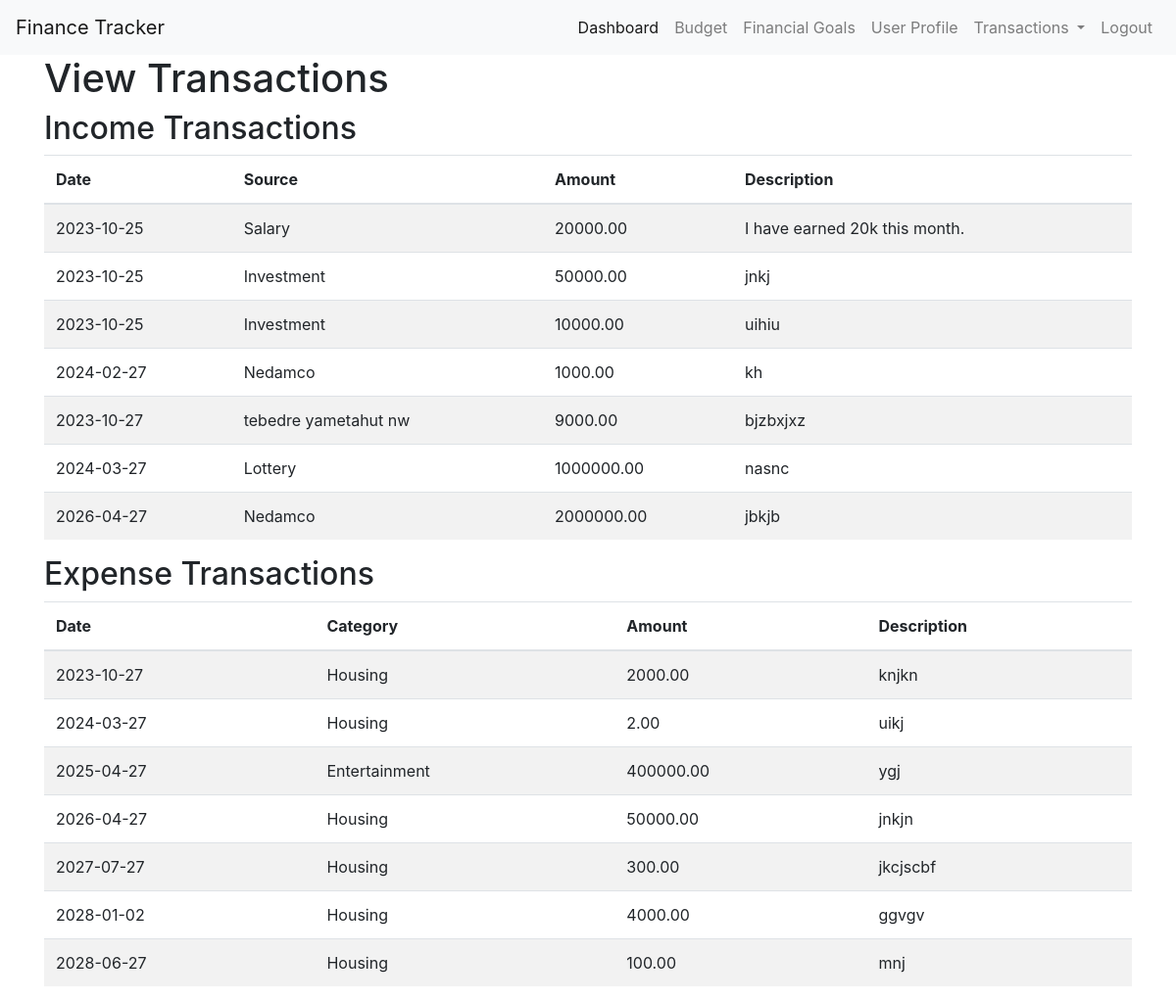
The page /view_transactions.php (signed in) on the database its author committed.
### tables this page shows
CREATE TABLE `income` (
  `id` int(11) NOT NULL,
  `user_id` int(11) NOT NULL,
  `date` date NOT NULL,
  `source` varchar(255) NOT NULL,
  `amount` decimal(10,2) NOT NULL,
  `description` text DEFAULT NULL,
  `created_at` timestamp NOT NULL DEFAULT current_timestamp()
);

CREATE TABLE `expense` (
  `id` int(11) NOT NULL,
  `user_id` int(11) NOT NULL,
  `date` date NOT NULL,
  `category` varchar(255) NOT NULL,
  `amount` decimal(10,2) NOT NULL,
  `description` text DEFAULT NULL,
  `created_at` timestamp NOT NULL DEFAULT current_timestamp(),
  `category_id` int(11) DEFAULT NULL
);

### view_transactions.php (the view, shortened to what this page needs)
<?php
include 'db.php';
$income_sql = "SELECT * FROM income WHERE user_id = ?";
$income_stmt = $conn->prepare($income_sql);
$income_stmt->bind_param("i", $_SESSION['id']);
$income_stmt->execute();
$income_result = $income_stmt->get_result();
$expense_sql = "SELECT * FROM expense WHERE user_id = ?";
$expense_stmt = $conn->prepare($expense_sql);
$expense_stmt->bind_param("i", $_SESSION['id']);
$expense_stmt->execute();
$expense_result = $expense_stmt->get_result();
?>
<!DOCTYPE html>
<html>
<head>
    <link rel="stylesheet" href="https://maxcdn.bootstrapcdn.com/bootstrap/4.5.2/css/bootstrap.min.css">
</head>
<body>
    <header>
        <?php include 'nav.php' ?>
    </header>
    <div class="container">
        <h1>View Transactions</h1>
        <h2>Income Transactions</h2>
        <table class="table table-striped">
            <thead>
                <tr>
                    <th>Date</th>
                    <th>Source</th>
                    <th>Amount</th>
                    <th>Description</th>
                </tr>
            </thead>
            <tbody>
                <?php
                while ($row = $income_result->fetch_assoc()) {
                    echo "<tr>";
                    echo "<td>" . $row['date'] . "</td>";
                    echo "<td>" . $row['source'] . "</td>";
                    echo "<td>" . $row['amount'] . "</td>";
                    echo "<td>" . $row['description'] . "</td>";
                    echo "</tr>";
                }
                ?>
            </tbody>
        </table>
        <h2>Expense Transactions</h2>
        <table class="table table-striped">
            <thead>
                <tr>
                    <th>Date</th>
                    <th>Category</th>
                    <th>Amount</th>
                    <th>Description</th>
                </tr>
            </thead>
            <tbody>
                <?php
                while ($row = $expense_result->fetch_assoc()) {
                    echo "<tr>";
                    echo "<td>" . $row['date'] . "</td>";
                    echo "<td>" . $row['category'] . "</td>";
                    echo "<td>" . $row['amount'] . "</td>";
                    echo "<td>" . $row['description'] . "</td>";
                    echo "</tr>";
                }
                ?>
            </tbody>
        </table>
    </div>
</body>
</html>

### nav.php (shortened to what this page needs)
<nav class="navbar navbar-expand-lg navbar-light bg-light">
    <a class="navbar-brand" href="dashboard.php">Finance Tracker</a>
    <div class="collapse navbar-collapse" id="navbarNav">
        <ul class="navbar-nav navbar-nav ml-auto">
            <li class="nav-item active">
                <a class="nav-link" href="dashboard.php">Dashboard</a>
            </li>
            <li class="nav-item">
                <a class="nav-link" href="budget.php">Budget</a>
            </li>
            <li class="nav-item">
                <a class="nav-link" href="financial_goals.php">Financial Goals</a>
            </li>
            <li class="nav-item">
                <a class="nav-link" href="profile.php">User Profile</a>
            </li>
            <li class="nav-item dropdown">
                <a class="nav-link dropdown-toggle" href="#" id="transactionsDropdown" role="button" data-toggle="dropdown" aria-haspopup="true" aria-expanded="false">
                    Transactions
                </a>
            </li>
            <li class="nav-item">
                <a class="nav-link" href="logout.php">Logout</a>
            </li>
        </ul>
    </div>
</nav>

### rows shown on the page
income: date "2023-10-25", source "Salary", amount "20000.00", description "I have earned 20k this month."
income: date "2023-10-25", source "Investment", amount "50000.00", description "jnkj"
income: date "2023-10-25", source "Investment", amount "10000.00", description "uihiu"
income: date "2024-02-27", source "Nedamco", amount "1000.00", description "kh"
income: date "2023-10-27", source "tebedre yametahut nw", amount "9000.00", description "bjzbxjxz"
income: date "2024-03-27", source "Lottery", amount "1000000.00", description "nasnc"
income: date "2026-04-27", source "Nedamco", amount "2000000.00", description "jbkjb"
expense: date "2023-10-27", category "Housing", amount "2000.00", description "knjkn"
expense: date "2024-03-27", category "Housing", amount "2.00", description "uikj"
expense: date "2025-04-27", category "Entertainment", amount "400000.00", description "ygj"
expense: date "2026-04-27", category "Housing", amount "50000.00", description "jnkjn"
expense: date "2027-07-27", category "Housing", amount "300.00", description "jkcjscbf"
expense: date "2028-01-02", category "Housing", amount "4000.00", description "ggvgv"
expense: date "2028-06-27", category "Housing", amount "100.00", description "mnj"
